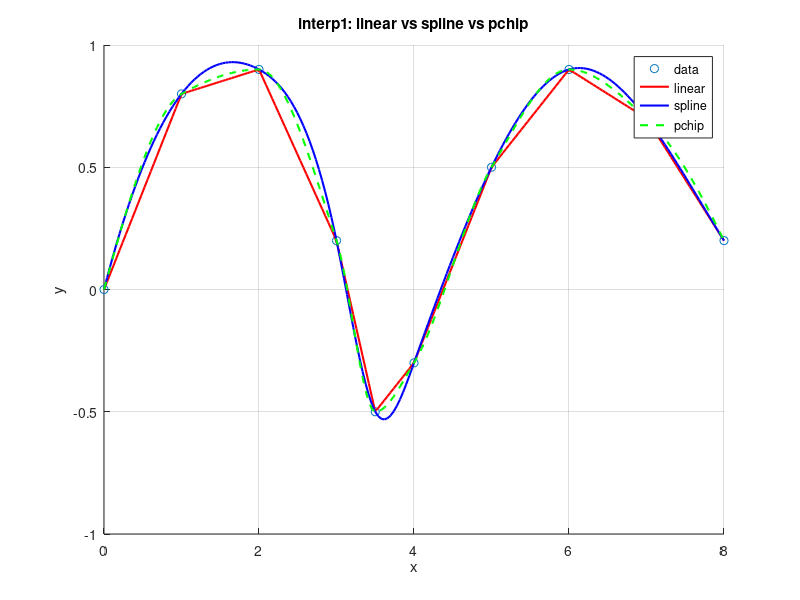
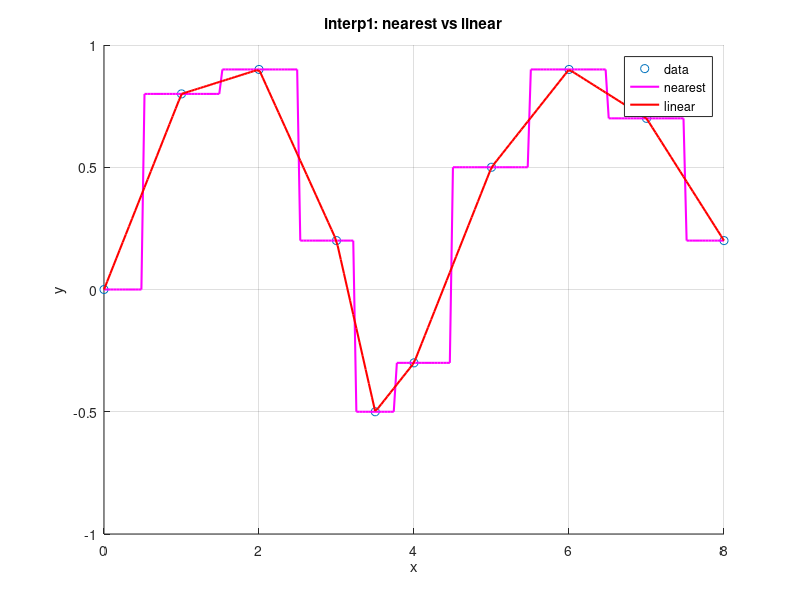

Here is the MATLAB script that generated these plots, in order:
% Interp1 Methods — Compare interpolation techniques
% Linear, nearest, spline, and pchip on the same data.
% Pull toolbox functions (signal, stats, graphics, io) into scope so we
% can call them by short name (fft, butter, plot, std, ...). Without this,
% we'd need fully qualified names like signal.transforms.fft(...).


clear
close all

% Sparse samples with a sharp feature
x = [0 1 2 3 3.5 4 5 6 7 8];
y = [0 0.8 0.9 0.2 -0.5 -0.3 0.5 0.9 0.7 0.2];

xq = linspace(0, 8, 200);

y_lin  = interp1(x, y, xq, 'linear');
y_near = interp1(x, y, xq, 'nearest');
y_spl  = interp1(x, y, xq, 'spline');
y_pch  = interp1(x, y, xq, 'pchip');

figure(1)
hold on
scatter(x, y)
plot(xq, y_lin, 'r-', 'LineWidth', 1.5)
plot(xq, y_spl, 'b-', 'LineWidth', 1.5)
plot(xq, y_pch, 'g--', 'LineWidth', 1.5)
hold off
title('interp1: linear vs spline vs pchip')
xlabel('x')
ylabel('y')
legend('data', 'linear', 'spline', 'pchip')
grid on

figure(2)
hold on
scatter(x, y)
plot(xq, y_near, 'm-', 'LineWidth', 1.5)
plot(xq, y_lin, 'r-', 'LineWidth', 1.5)
hold off
title('interp1: nearest vs linear')
xlabel('x')
ylabel('y')
legend('data', 'nearest', 'linear')
grid on
